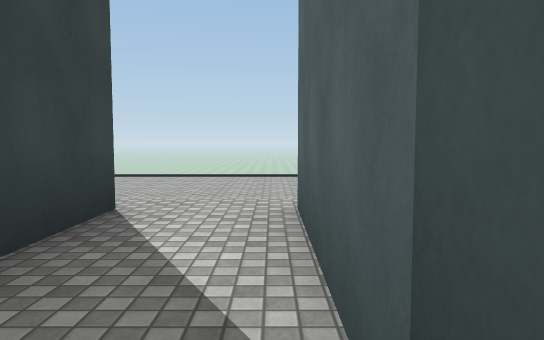
View 1 (above)

20 first-person views from a walk through a 3-D level made in the Unity game engine. The camera is 1.3 m above the floor, tilts 4° down and sees 70° across. The floor is counted in squares, 2 m on a side. Each view is taken from the middle of a square. On the plan, view 1 faces up. The plan holds only what a view shows up to about 11 squares ahead; the rest is blank. The place goes on beyond the plan. Surface patterns are stand-ins for the level's own textures.

View 2
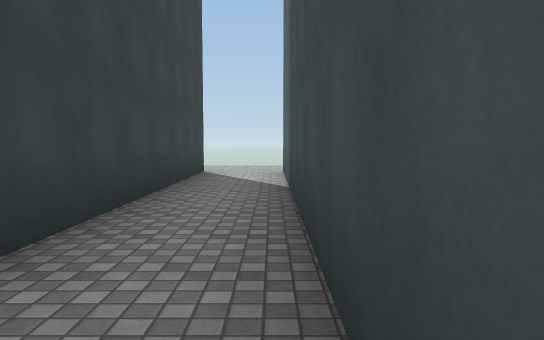

View 3
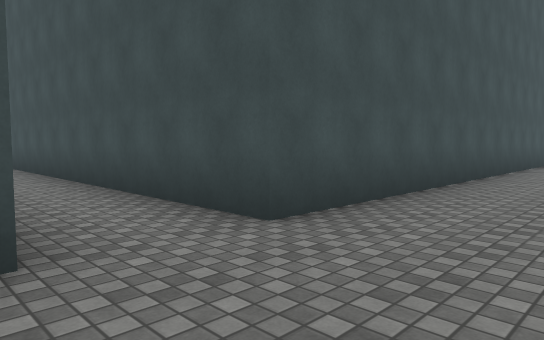

View 4
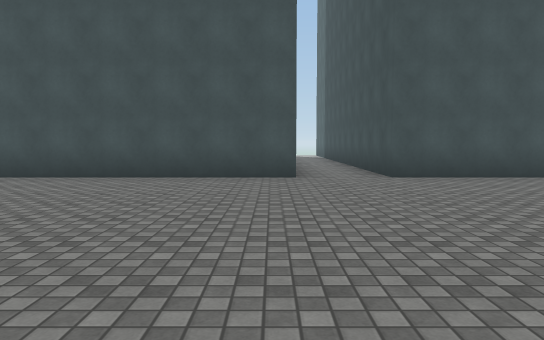

View 5
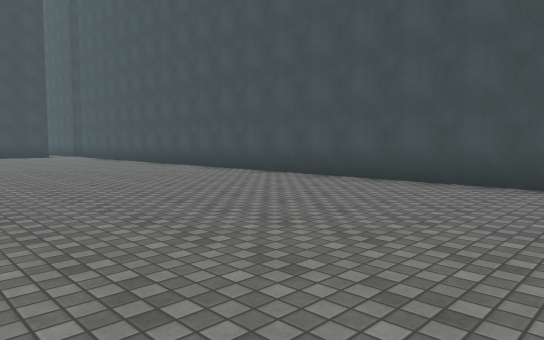

View 6
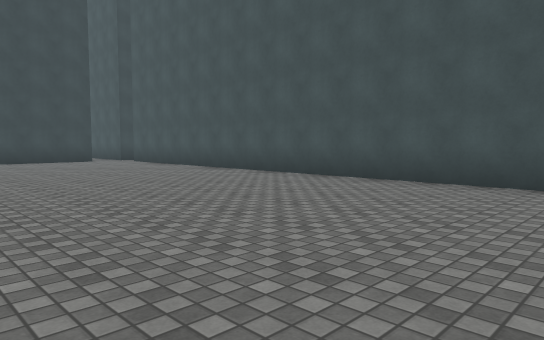

View 7
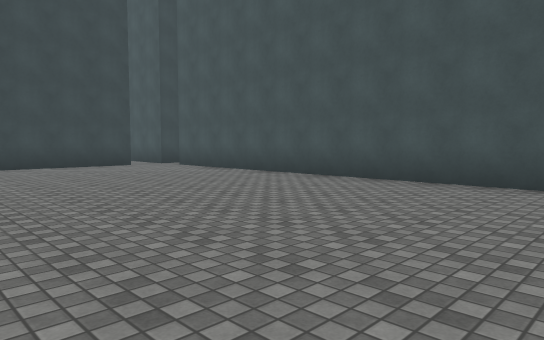

View 8
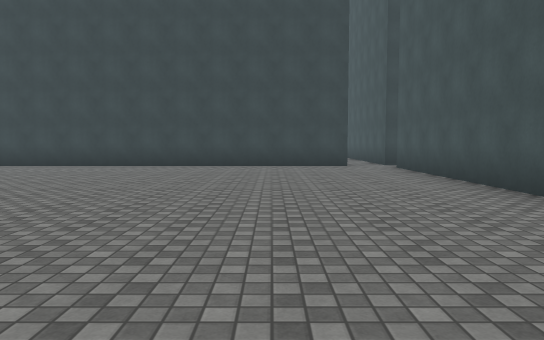

View 9
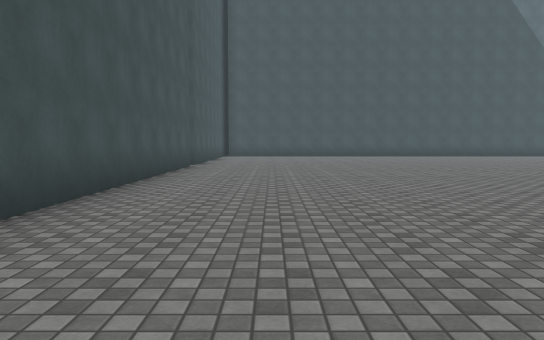

View 10
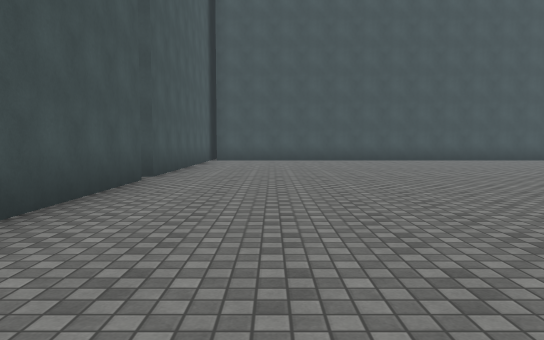

View 11
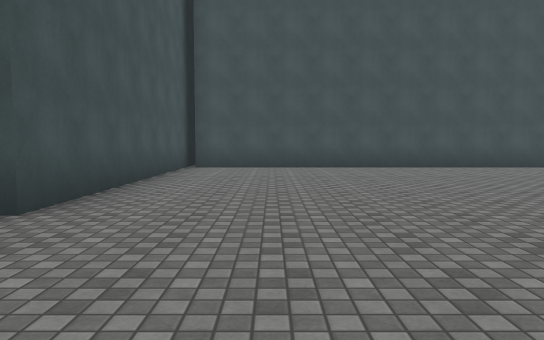

View 12
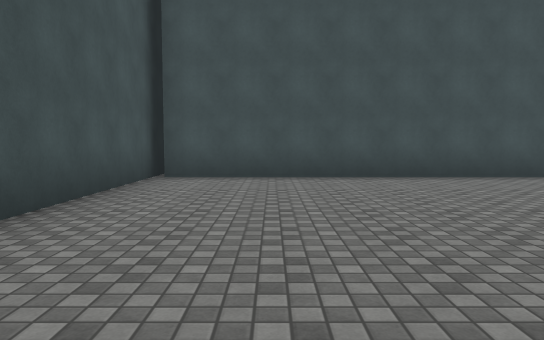

View 13
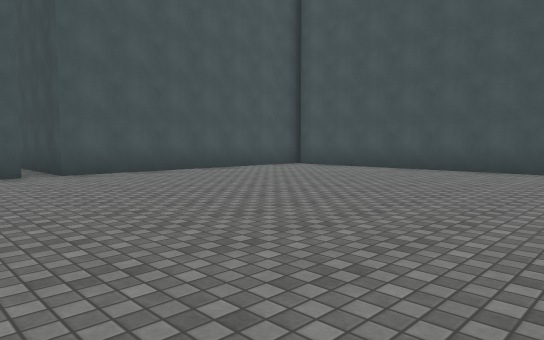

View 14
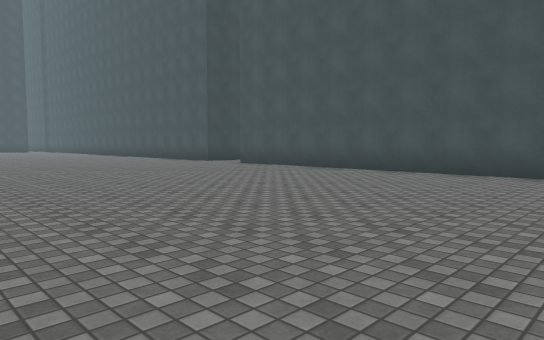

View 15
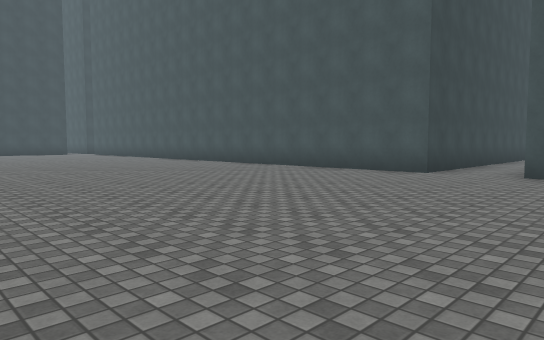

View 16
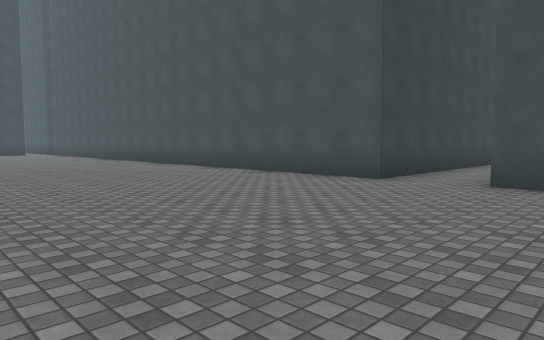

View 17
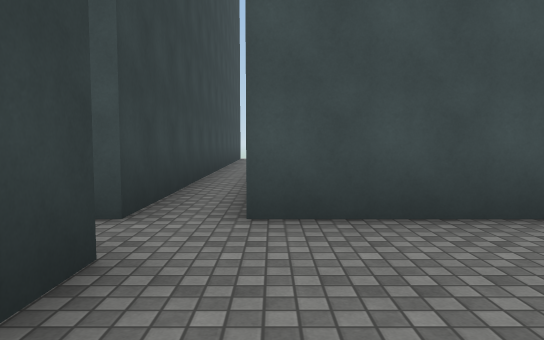

View 18
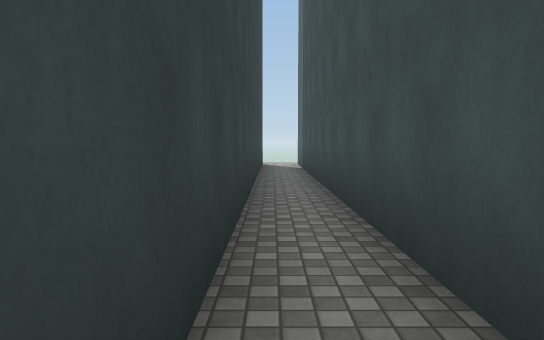

View 19
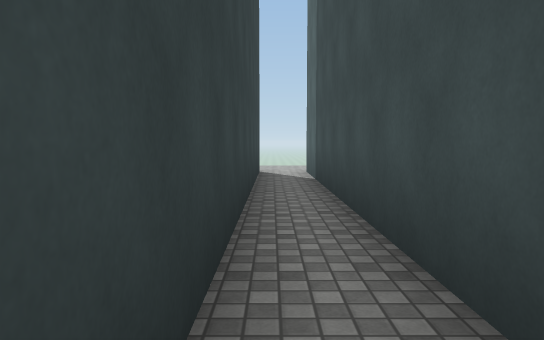

View 20
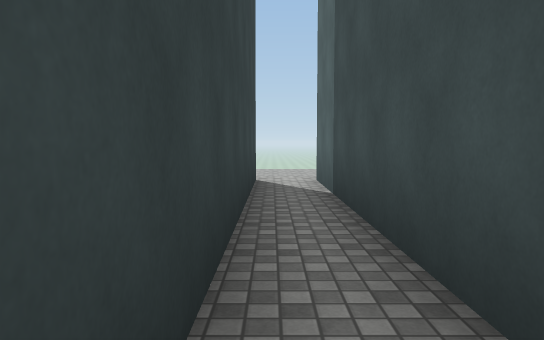

### Floor plan
Points are (right, up) in squares from view 1. A wall is a line through its corners. A room is listed if a view was taken in it or the views show most of it. See-through windows are left out.
Room 1 (views 1, 2, 3, 4, 5, 6, 7, 8, 9, 10, 11, 12, 13, 14, 15, 16, 17)
walls: (12.9, -8.7) (0.3, -8.7) (0.3, 3.9); (-1.5, 3.9) (-1.5, -8.7) (-20.2, -8.7); (20.3, -17.5) (20.3, -8.9); (-21, -9.7) (-21, -17.5); (21.2, -8.7) (13.5, -8.7) (13.5, -5.5)
ways out: opening at (-20, -9) to room 2; opening at (-0.5, 3.5)
Room 2 (views 18, 19, 20)
walls: (-20.2, -7) (-20.2, 3.9); (-21.3, 3.6) (-21.3, -8.8)
ways out: opening at (-20, -9) to room 1; opening at (-21, 3)

Where each view was taken, in squares from view 1:
view 1: 0 up, 0 right, facing up
view 2: 5 down, 0 right, facing up
view 3: 11 down, 2 left, facing up-right
view 4: 16 down, 2 left, facing up
view 5: 15 down, 2 left, facing up-left
view 6: 15 down, 7 left, facing up-left
view 7: 15 down, 10 left, facing up-left
view 8: 12 down, 10 left, facing left
view 9: 11 down, 2 right, facing right
view 10: 11 down, 6 right, facing right
view 11: 11 down, 10 right, facing right
view 12: 11 down, 13 right, facing right
view 13: 17 down, 11 right, facing up-right
view 14: 17 down, 10 right, facing up-left
view 15: 17 down, 2 right, facing up-left
view 16: 15 down, 2 right, facing up-left
view 17: 12 down, 20 left, facing up
view 18: 8 down, 21 left, facing up
view 19: 5 down, 21 left, facing up
view 20: 3 down, 21 left, facing up
